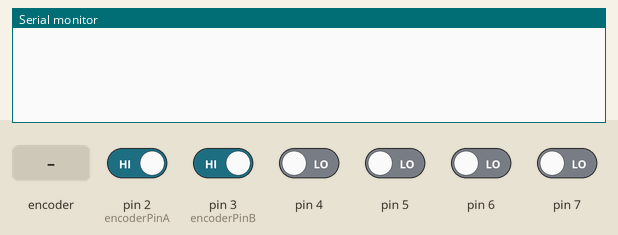
Bench run of a sketch on a simulated Arduino Uno, built with avr-gcc and run on an emulated ATmega328P. On the bench: the last lines printed to the serial monitor. Inputs (shaded band) come from the test bench; at power-on: pin 2 (encoderPinA), pin 3 (encoderPinB) HIGH, pin 4–7 LOW.

Above: at 1.2 s.
1.3 s: rotary encoder on pin 2 (encoderPinA) / pin 3 (encoderPinB) turned 1 step (first pin leading)
At 1.8 s:
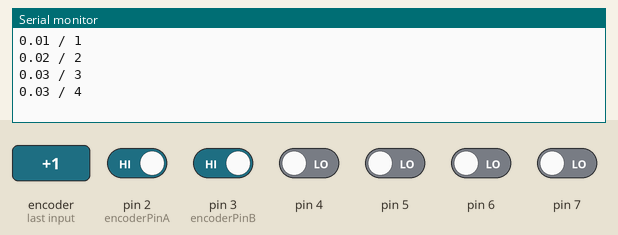
3.0 s: rotary encoder on pin 2 (encoderPinA) / pin 3 (encoderPinB) turned 1 step (first pin leading)
At 4.3 s:
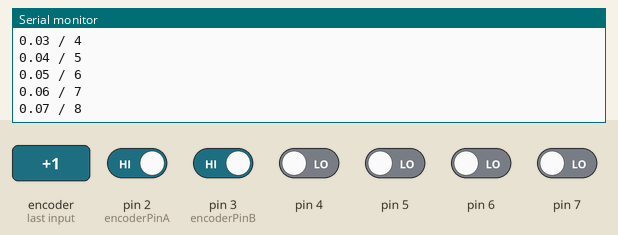
Timing chart, 0 to 6.0 s (numbered marks = the images above; inputs shaded):
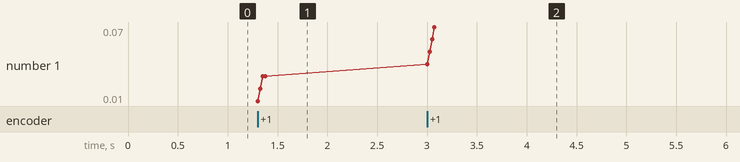

The sketch:

encoder_2.ino
```cpp
//DUM: Interrupts are not directly handeled by the void loop or the "main" part of the code
//they are handeled by hardware structures

const byte encoderPinA = 2;//outputA digital pin2
const byte encoderPinB = 3;//outoutB digital pin3
volatile long count = 0;
long protectedCount = 0;
long previousCount = 0;
const float convRatio = 0.008371;

#define readA bitRead(PIND,2)//faster than digitalRead()
#define readB bitRead(PIND,3)//faster than digitalRead()


void setup() {
  Serial.begin (115200);

  pinMode(encoderPinA, INPUT_PULLUP);
  pinMode(encoderPinB, INPUT_PULLUP);

  attachInterrupt(digitalPinToInterrupt(encoderPinA), isrA, HIGH);
  attachInterrupt(digitalPinToInterrupt(encoderPinB), isrB, HIGH);
}

void loop() {
  noInterrupts();
  protectedCount = count;
  interrupts();


  if(protectedCount != previousCount) {
    Serial.print(protectedCount * convRatio);
    Serial.print(" / ");
    Serial.println(protectedCount);
  }
  previousCount = protectedCount;
}

void isrA() {
  if(readA != readB) {
    count ++;
  } else {
    count --;
  }
}

void isrB() {
  if (readA == readB) {
    count ++;
  } else {
    count --;
  }
}
```

Measured:
- after the input at 1.3 s, the serial monitor: prints a new line at once (image 1)
- after the input at 3.0 s, the serial monitor: prints a new line at once (image 2)
- plotted number 1: 0.03 → 0.07 after the input at 3.0 s
